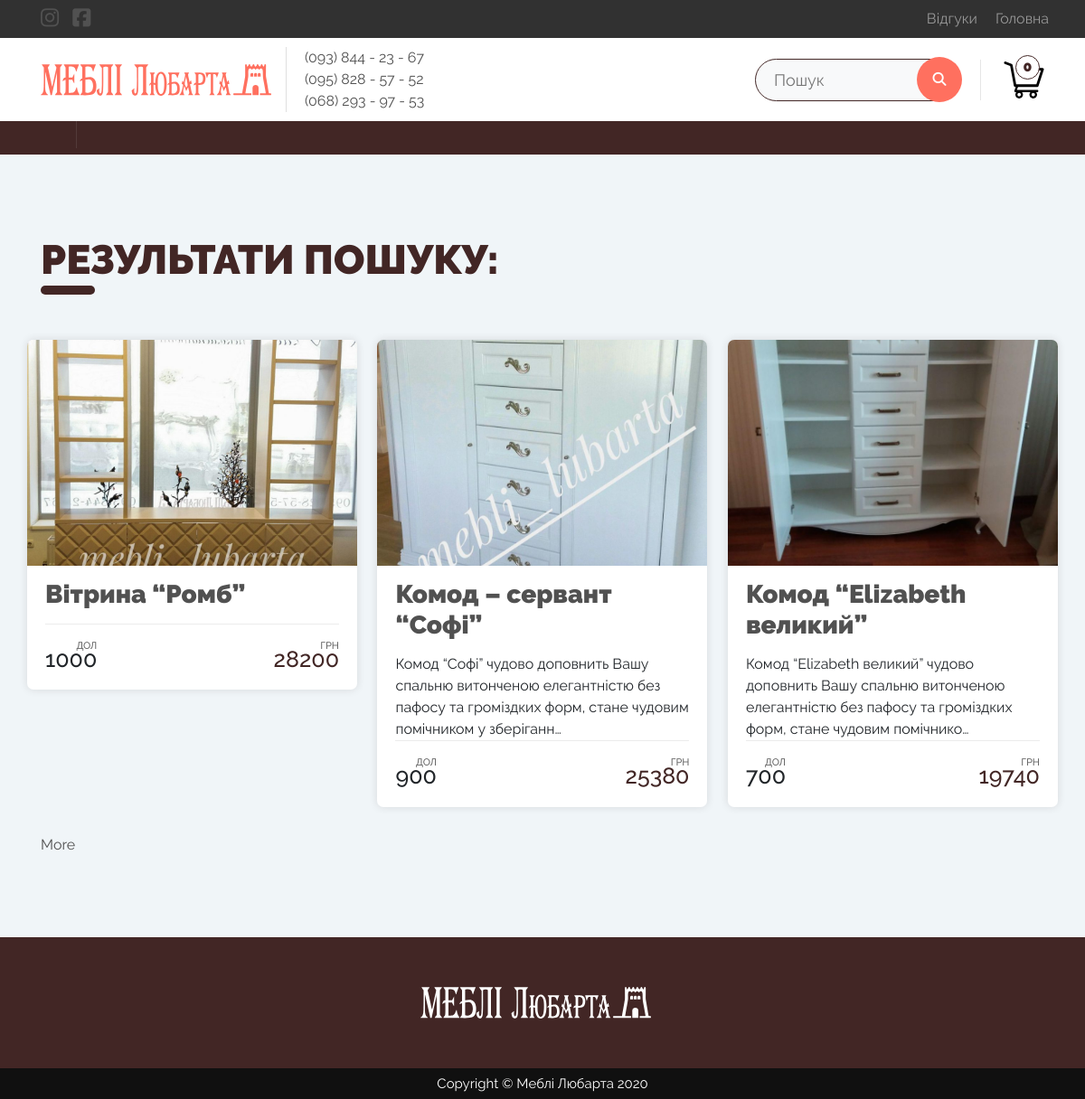
/search_results/, run on the app's committed database.
### shop/models.py (models this page shows, shortened)
class Post(models.Model):
    title = models.CharField(max_length=250)
    slug = models.SlugField(max_length=250)
    created = models.DateTimeField(auto_now_add=True)
    updated = models.DateTimeField(auto_now=True)
    def get_absolute_url(self):
        return reverse('shop:post_detail', kwargs={
            'slug': self.slug,
            'id': self.id
            })

class Product(models.Model):
    category = TreeForeignKey(Category, related_name='products', verbose_name="Категорія", on_delete=models.CASCADE)
    name = models.CharField(max_length=200, db_index=True, verbose_name="Назва")
    slug = models.SlugField(max_length=200, db_index=True)
    image = models.ImageField(upload_to='products/%Y/%m/%d/', blank=True, verbose_name="Головне зображення товару")
    description = RichTextField(blank=True, verbose_name="Опис", max_length=1000,)
    price = models.DecimalField(decimal_places=0, db_index=False, max_digits=10, verbose_name="Ціна в доларах")
    created = models.DateTimeField(auto_now_add=True, verbose_name="Опубліковано")
    updated = models.DateTimeField(auto_now=True, verbose_name="Оновлено")
    video = EmbedVideoField(null=True, blank=True, verbose_name='Посилання на відео')
    slider = models.BooleanField(default=False, verbose_name="Слайдер")
    available = models.BooleanField(default=True, verbose_name="Показувати на сайті (Товар)")
    class Meta:
        verbose_name = 'Товар'
        verbose_name_plural = 'Товари'
        ordering = ['name']
        index_together = [
            ['id', 'slug']
        ]
    def get_absolute_url(self):
        return reverse('shop:ProductDetail', args=[self.id, self.slug])

class Dollar(models.Model):
    name = models.CharField(max_length=30)
    num = models.FloatField(verbose_name="Курс валют")
    class Meta:
        verbose_name = 'Курс доллару'
        verbose_name_plural = 'Курс доллару'

### shop/views.py (the view)
# urls.py: path('search_results/', views.SearchResultsView, name='search_results'),
def SearchResultsView(request):
    dollar = Dollar.objects.get(id=1)
    posts = Post.objects.filter(id=1)
    search_results = request.GET.get('q', '')
    if search_results:
        products = Product.objects.filter(Q(name__icontains=search_results) | Q(description__icontains=search_results)).order_by('name')
    else:
        products = Product.objects.all()
    page = request.GET.get('page', 1)
    paginator = Paginator(products, 3)
    paginate_by = 5
    model = products
    try:
        products = paginator.page(page)
    except PageNotAnInteger:
        products = paginator.page(1)
    except EmptyPage:
        products = paginator.page(paginator.num_pages)
    category = None
    categories = Category.objects.all()
    return render(request, 'shop/product/searchlist.html', {
        'category': category,
        'categories': categories,
        'products': products,
        'posts': posts,
        'dollar': dollar,
    })

### cart/cart.py (called while the page is built)
    def __len__(self):
        return sum(item['quantity'] for item in self.cart.values())

### cart/context_processors.py (called while the page is built)
def cart(request):
    return {'cart': Cart(request)}

### shop/templates/shop/product/searchlist.html (shortened to what this page needs)
{% extends 'shop/base.html' %}
{% load static %}
{% load thumbnail %}
{% load mathfilters %}
{% block content %}
<h2 class="h2">{% block title %}Результати пошуку:{% endblock %}</h2>
<div class="row listpage infinite-container">
	{% if products %}
		{% for product in products %}
			<div class="cardd infinite-item">
				<a href="{{ product.get_absolute_url }}">
					{% thumbnail product.image "400x300" crop="center" as im %}
						<img class="card-img-top" src="{{ im.url }}" width="{{ im.width }}" height="{{ im.height }}">
					{% endthumbnail %}
				</a>
				<div class="cardd-body">
					<h3 class="cardd-title">
						<a href="{{ product.get_absolute_url }}">{{ product.name }}</a>
					</h3>
					<div class="cardd-text">
					{% autoescape off %}
						{{ product.description | truncatechars:150 }}
					{% endautoescape %}
						<div class="price_wrapper">
							<p class="price_usd">{{ product.price }}</p>
							<p class="price_uah">{{ product.price|mul:dollar.num | floatformat:"0" }}</p>
						</div>
					</div>
				</div>
			</div>
		{% endfor %}
	{% else %}
	<div class="container">
		<p>Немає товарів за запитом</p>
	</div>
	{% endif %}
</div>
  {% if products.has_next  %}
    <a class="infinite-more-link" href="?page={{ products.next_page_number }}">More</a>
  {% endif %}
{% endblock %}

### shop/templates/shop/base.html (shortened to what this page needs)
{% load static %}
{% load mptt_tags %}
{% load thumbnail %}
{% load mathfilters %}
<!DOCTYPE html>
<html lang="uk">
<head>
  <link rel="stylesheet" href="https://stackpath.bootstrapcdn.com/bootstrap/4.3.1/css/bootstrap.min.css">
  <link rel="stylesheet" href="{% static 'css/slick.css' %}">
  <link rel="stylesheet" href="{% static 'css/bootstrap.min.css' %}">
  <link rel="stylesheet" href="{% static 'css/style.css' %}">
</head>
<body>
<div class="top_hedline">
    <div class="container">
      <div class="row">
        <div class="top_wrapper">
          <ul class="socials">
            <li>
              <a target="_blank" href="https://www.instagram.com/mebli_lubarta/">
                <i class="fab fa-instagram"></i>
              </a>
            </li>
            <li>
              <a target="_blank" href="https://www.facebook.com/meblilubarta/">
                <i class="fab fa-facebook-square"></i>
              </a>
            </li>
          </ul>
          <ul class="top_item_wr">
			{% for p in posts %}
				<li><a href="{{ p.get_absolute_url }}">{{ p.title}}</a></li>
			{% endfor %}
            <li><a href="/">Головна</a></li>
          </ul>
        </div>
      </div>
    </div>
</div>
<div class="logo-section">
	<div class="container">
		<div class="row">
			<div class="logo_wrapper">
				<div class="logo">
					<a class="navbar-brand" href="/"><img src="{% static 'img/meblilubarta_logo.svg' %}" alt=""></a>
				</div>
				<div class="numb">
					<ul>
						<li><a href="tel:0938442367">(093) 844 - 23 - 67</a></li>
						<li><a href="tel:0958285752">(095) 828 - 57 - 52</a></li>
						<li><a href="tel:0682939753">(068) 293 - 97 - 53</a></li>
					</ul>
				</div>
			</div>
			<div class="right_wr">
				<div class="search-box">
					<form action="{% url 'shop:search_results' %}" method="GET">
						<input type="text" placeholder="Пошук" class="input" name="q" aria-lebel="Search">
						<button class="butn" type="submit">
							<i class="fa fa-search" aria-hidden="true"></i>
						</button>
					</form>
				 </div>
				<div class="cart">
					{% with total_items=cart|length %}
						{% if cart|length > 0 %}
						<a class="cart_l" href="{% url 'cart:CartDetail' %}">
							<img src="{% static 'img/cart.svg' %}" alt="">
							<span class="badge" id='cart_count'>{{ total_items }}</span>
							<div class="tipcart">
									<span>Корзина на суму:</span>
								<div class="price_wrapper">
									<p class="price_uah">{{ cart.get_total_price }}</p>
								</div>
							</div>
						</a>
						{% else %}
							<img src="{% static 'img/cart.svg' %}" alt="">
							<span class="badge" id='cart_count'>{{ total_items }}</span>
						{% endif %}
					{% endwith %}
				</div>
			</div>
		</div>
	</div>
</div>
<div class="nav">
	<div class="container">
		<ul class="navigation">
			{% recursetree categories %}
				<li>
					<a href="{{ node.get_absolute_url }}">
					</a>
				</li>
			{% endrecursetree %}
		</ul>
	</div>
</div>
<div class="content">
<div class="container">
	{% block content %}{% endblock %}
	</div>
</div>
<footer class="">
	<div class="container">
		<div class="foo_wrapper">
			<div class="logo">
				<a class="navbar-brand" href="/">
					<img src="{% static 'img/meblilubarta_logo_white.svg' %}" alt="">
				</a>
			</div>
		</div>
		</div>
	<p class="copyright">Copyright &copy; Меблі Любарта {% now “Y” %}</p>
</footer>
</body>
</html>

### data on the page
Post: title "Відгуки"
Product: shows a picture, name "Вітрина “Ромб”", price "1000", price|mul "28200"
Product: shows a picture, name "Комод – сервант “Софі”", description "Комод “Софі” чудово доповнить Вашу спальню витонченою елегантністю без пафосу та громіздких форм, стане чудовим помічником у зберіганн…", price "900", price|mul "25380"
Product: shows a picture, name "Комод “Elizabeth великий”", description "Комод “Elizabeth великий” чудово доповнить Вашу спальню витонченою елегантністю без пафосу та громіздких форм, стане чудовим помічнико…", price "700", price|mul "19740"

### other printed values
{{ total_items }} "0"
